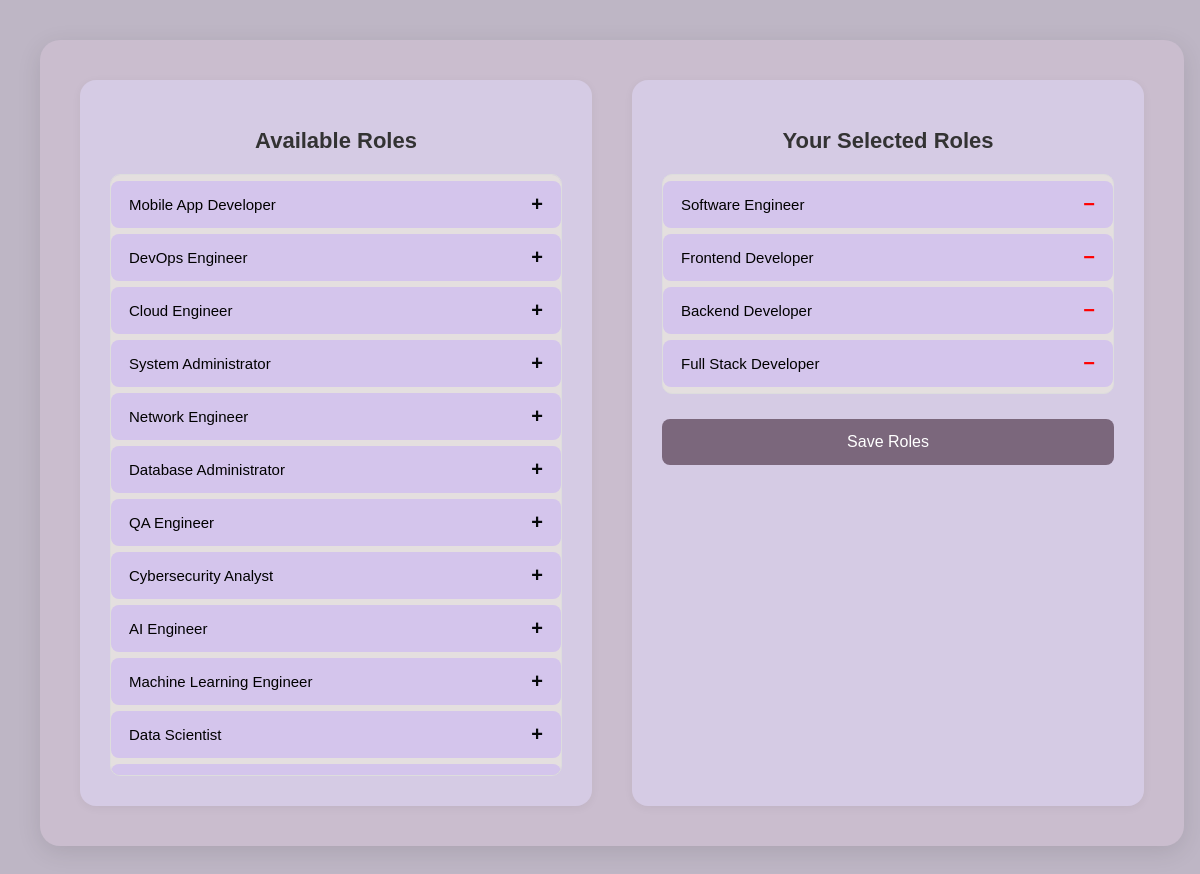
The app's page /preferences/ (signed in) with its own data.
### resume/models.py (models this page shows, shortened)
class JobRole(models.Model):
    name = models.CharField(max_length=100, unique=True)

### resume/views.py (the view)
# urls.py: path('preferences/', views.preferences, name='preferences'),
@login_required
def preferences(request):
    all_roles = JobRole.objects.all()
    user_pref, created = UserPreference.objects.get_or_create(user=request.user)
    if request.method == 'POST':
        selected_role_ids = request.POST.getlist('selected_roles[]')
        user_pref.job_roles.set(selected_role_ids)
        return redirect('preferences')
    selected_roles = user_pref.job_roles.all()
    return render(request, 'resume/preferences.html', {
        'all_roles': all_roles,
        'selected_roles': selected_roles
    })

### resume/templates/resume/preferences.html (shortened to what this page needs)
{% load static %}
<!DOCTYPE html>
<html lang="en">
<head>
</head>
<body>
  <form method="POST">
    <div class="container">
      <div class="panel">
        <h2>Available Roles</h2>
        <ul id="available-list">
          {% for role in all_roles %}
            {% if role not in selected_roles %}
              <li data-id="{{ role.id }}">
                {{ role.name }}
                <span class="symbol">+</span>
              </li>
            {% endif %}
          {% endfor %}
        </ul>
      </div>
    <div class="panel">
    <h2>Your Selected Roles</h2>
    <ul id="selected-list">
      {% for role in selected_roles %}
        <li data-id="{{ role.id }}">
          {{ role.name }}
          <span class="symbol" style="color:red;">−</span>
        </li>
      {% endfor %}
    </ul>
    <button class="save" type="submit"> Save Roles</button>
</div>
</body>
</html>

### resume/templates/resume/preferences.html (style rules this page uses)
body { font-family: 'Poppins', sans-serif; background: #beb6c5; margin: 0; padding: 40px; min-height: 100vh; }
.container { display: flex; justify-content: space-between; gap: 40px; background: #cabdce; padding: 40px; border-radius: 20px; box-shadow: 0 6px 25px rgba(0, 0, 0, 0.1); width: 95%; margin: auto; }
.panel { flex: 1; background: #d5cbe4; border-radius: 16px; padding: 30px; box-shadow: 0 2px 10px rgba(0, 0, 0, 0.05); }
h2 { margin-bottom: 20px; text-align: center; color: #333; font-size: 22px; }
ul { list-style: none; padding: 0; max-height: 600px; overflow-y: auto; border: 1px solid #ddd; border-radius: 10px; background: #e4dfdf; margin: 0; }
li { padding: 12px 18px; margin: 6px 0; border-radius: 8px; background: #d4c5ec; display: flex; justify-content: space-between; align-items: center; cursor: pointer; transition: background 0.2s, transform 0.1s; font-size: 15px; }
button.save { background: #7b677c; color: white; border: none; padding: 14px 20px; border-radius: 8px; cursor: pointer; margin-top: 25px; width: 100%; font-size: 16px; font-weight: 500; transition: background 0.3s, transform 0.1s; }
.symbol { font-weight: bold; color: #06080a; font-size: 20px; user-select: none; }

### records on screen
JobRole: name "Mobile App Developer"
JobRole: name "DevOps Engineer"
JobRole: name "Cloud Engineer"
JobRole: name "System Administrator"
JobRole: name "Network Engineer"
JobRole: name "Database Administrator"
JobRole: name "QA Engineer"
JobRole: name "Cybersecurity Analyst"
JobRole: name "AI Engineer"
JobRole: name "Machine Learning Engineer"
JobRole: name "Data Scientist"
JobRole: name "Software Engineer"
JobRole: name "Frontend Developer"
JobRole: name "Backend Developer"
JobRole: name "Full Stack Developer"
